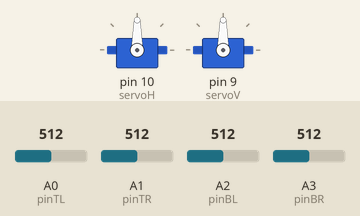
Recording of a sketch running on a simulated Arduino Uno, built with avr-gcc and run on an emulated ATmega328P. On the bench: 2 × servo. Inputs (shaded band) come from the test bench; at power-on: A0 (pinTL) = 512, A1 (pinTR) = 512, A2 (pinBL) = 512, A3 (pinBR) = 512.

Above: at 1.2 s.
1.3 s: A0 (pinTL) set to 536
2.8 s: A0 (pinTL) set to 567
At 3.97 s:
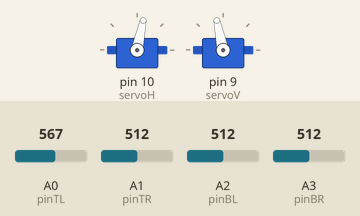
5.8 s: A1 (pinTR) set to 542
At 5.98 s:
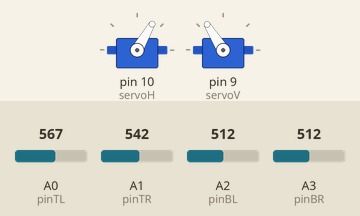
8.8 s: A2 (pinBL) set to 544
At 8.99 s:
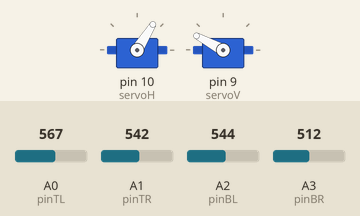
11.8 s: A2 (pinBL) set to 716
At 12.01 s:
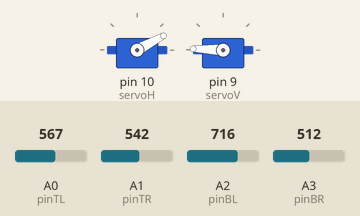
14.8 s: A3 (pinBR) set to 306
Timing chart, 0 to 56.5 s (numbered marks = the images above; inputs shaded):
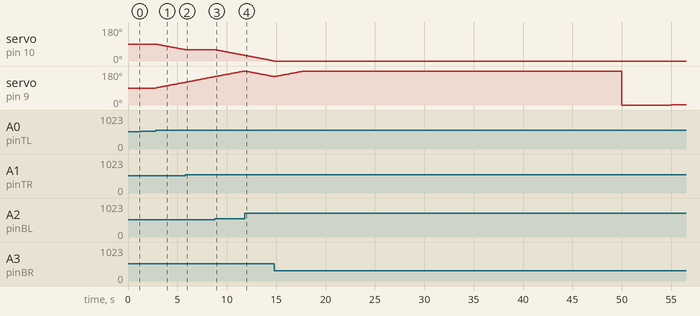

Measured:
- the behaviour switches between 553 and 554 on A0 (pinTL) (found by bisection; images 0 and 1)
- the behaviour switches between 525 and 526 on A1 (pinTR) (found by bisection; images 1 and 2)
- the behaviour switches between 528 and 529 on A2 (pinBL) (found by bisection; images 2 and 3)
- after the input at 1.3 s, every drawn part: stays the same
- after the input at 2.8 s, servo on pin 10 (servoH): moves from 90° to 60° over 2.9 s, starting at once; servo on pin 9 (servoV): moves from 90° to 120° over 2.9 s, starting at once
- after the input at 5.8 s, servo on pin 10 (servoH): stays 60° (without the input it goes to 59° after 0.03 s)
- after the input at 8.8 s, servo on pin 10 (servoH): moves from 60° to 30° over 2.9 s, starting after 0.05 s
- after the input at 11.8 s, servo on pin 9 (servoV): moves from 180° to 150° over 2.9 s, starting after 0.06 s

The sketch:

task_2_solar_prodex.ino
```cpp
// C++ code
  #include <Servo.h>

Servo servoH;
Servo servoV;

int pinTL = A0;
int pinTR = A1;
int pinBL = A2;
int pinBR = A3;

int angleH = 90;
int angleV = 90;

int diffLimit = 20;

void setup() {
  Serial.begin(9600);

  servoH.attach(10);
  servoV.attach(9);

  servoH.write(angleH);
  servoV.write(angleV);
}

void loop() {
  int topL = analogRead(pinTL);
  int topR = analogRead(pinTR);
  int botL = analogRead(pinBL);
  int botR = analogRead(pinBR);

  int topAvg = (topL + topR) / 2;
  int botAvg = (botL + botR) / 2;
  int leftAvg = (topL + botL) / 2;
  int rightAvg = (topR + botR) / 2;

  int diffV = topAvg - botAvg;
  if (abs(diffV) > diffLimit) {
    if (topAvg > botAvg) {
      angleV++;
    } else {
      angleV--;
    }
    servoV.write(angleV);
  }

  int diffH = leftAvg - rightAvg;
  if (abs(diffH) > diffLimit) {
    if (leftAvg > rightAvg) {
      angleH--;
    } else {
      angleH++;
    }
    servoH.write(angleH);
  }

  delay(100);
}
```
